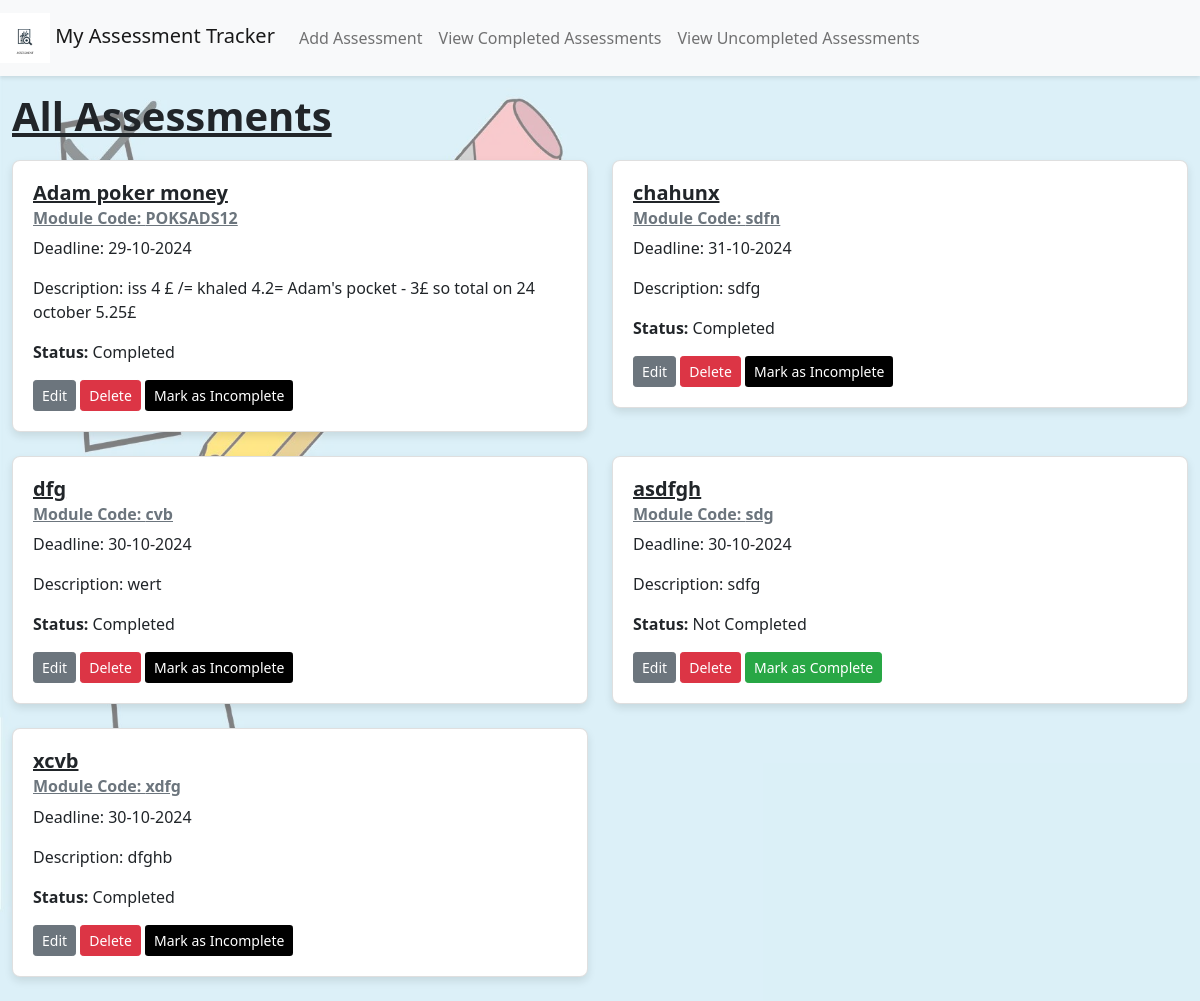
Before: / with the older database file.
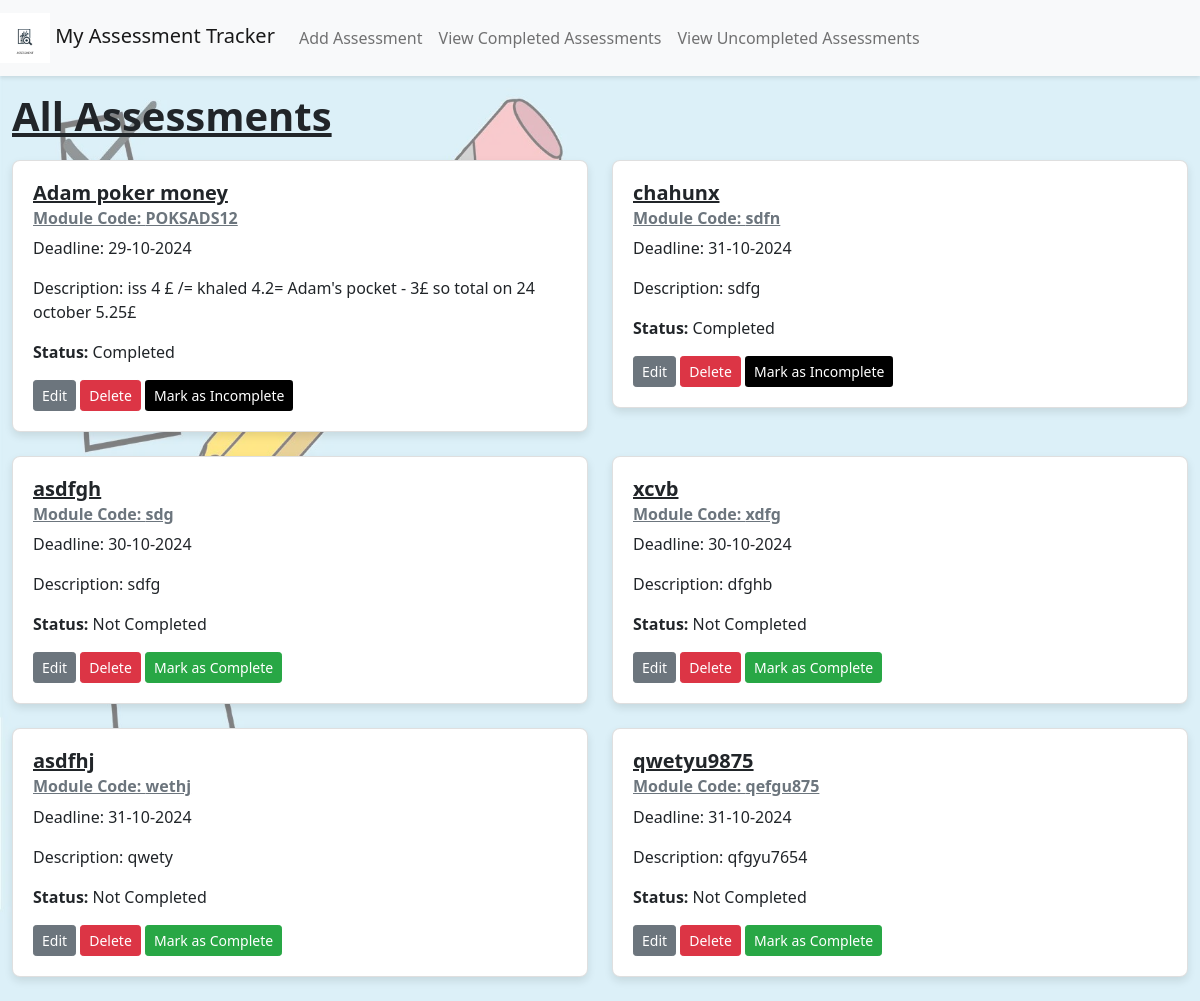
After: the same page with the newer database file.
### app/models.py (models this page shows)
class Assessment(db.Model):
    id = db.Column(db.Integer, primary_key=True)
    title = db.Column(db.String(100), nullable=False)
    module_code = db.Column(db.String(20), nullable=False)
    deadline_date = db.Column(db.DateTime, nullable=False)
    description = db.Column(db.Text, nullable=False)
    is_complete = db.Column(db.Boolean, default=False)

### app/views.py (the view)
@app.route('/')
def index():
    assessments = Assessment.query.all()
    return render_template(
        'index.html',
        title='All Assessments',
        assessments=assessments
    )

### app/templates/index.html (shortened to what this page needs)
<!DOCTYPE html>
<html lang="en">
{% extends "base.html" %}
{% block content %}
  <h1>All Assessments</h1>
  <div class="assessment-list" role="main" aria-labelledby="assessment-list">
    {% if assessments %}
      <div class="row">
        {% for assessment in assessments %}
          <div class="col-md-6 mb-4">
            <div class="card">
              <div class="card-body">
                <h5 class="card-title" id="assessment-title-{{ assessment.id }}">{{ assessment.title }}</h5>
                <h6 class="card-subtitle mb-2 text-muted">Module Code: {{ assessment.module_code }}</h6>
                <p class="card-text">Deadline: {{ assessment.deadline_date.strftime('%d-%m-%Y') }}</p>
                <p class="card-text">Description: {{ assessment.description }}</p>
                <p class="card-text"><strong>Status:</strong> {{ 'Completed' if assessment.is_complete else 'Not Completed' }}</p>
                <a href="{{ url_for('edit_assessment', assessment_id=assessment.id) }}" class="btn btn-secondary btn-sm mr-2" aria-label="Edit {{ assessment.title }}">Edit</a>
                <form action="{{ url_for('delete_assessment', assessment_id=assessment.id) }}" method="post" style="display:inline;">
                  <button type="submit" class="btn btn-danger btn-sm mr-2" aria-label="Delete {{ assessment.title }}">Delete</button>
                </form>
                {% if not assessment.is_complete %}
                  <form action="{{ url_for('mark_complete', assessment_id=assessment.id) }}" method="post" style="display:inline;">
                    <button type="submit" class="btn btn-success btn-sm" aria-label="Mark {{ assessment.title }} as Complete">Mark as Complete</button>
                  </form>
                {% else %}
                <form action="{{ url_for('mark_incomplete', assessment_id=assessment.id) }}?next=index" method="post" style="display:inline;">
                  <button type="submit" class="btn btn-sm" style="background-color: #000000 !important; color: #ffffff;" aria-label="Mark {{ assessment.title }} as Incomplete">Mark as Incomplete</button>
                </form>
                {% endif %}
              </div>
            </div>
          </div>
        {% endfor %}
      </div>
    {% else %}
      <div class="alert alert-info">
        <p>No assessments available at the moment. Sit back and relax!</p>
      </div>
    {% endif %}
  </div>
{% endblock %}

### app/templates/base.html (shortened to what this page needs)
<!DOCTYPE html>
<html lang="en">
  <head>
    <link rel="stylesheet" href="https://cdn.jsdelivr.net/npm/bootstrap@5.1.3/dist/css/bootstrap.min.css">
    <link rel="stylesheet" href="/static/style.css?v=1.0">
  </head>
  <body>
    <div class="background-wrapper">
      <div class="content">
        <nav class="navbar navbar-expand-lg navbar-light bg-light">
          <a class="navbar-brand" href="/">
            <img src="/static/logo.png" alt="Logo" style="width: 50px; height: 50px;">
            My Assessment Tracker
          </a>
          <div class="collapse navbar-collapse" id="navbarSupportedContent">
            <ul class="navbar-nav me-auto">
              <li class="nav-item"><a class="nav-link" href="/add">Add Assessment</a></li>
              <li class="nav-item"><a class="nav-link" href="/view_completed">View Completed Assessments</a></li>
              <li class="nav-item"><a class="nav-link" href="/view_uncompleted">View Uncompleted Assessments</a></li>
            </ul>
          </div>
        </nav>
        <div class="container">
          {% block content %}{% endblock %}
        </div>
      </div>
    </div>
  </body>
</html>

### app/static/style.css (style rules this page uses)
body, html { height: 100%; margin: 0; }
body { background-image: url('../static/background.jpg'); background-color: rgba(240, 248, 255, 0.8); background-size: cover; background-repeat: no-repeat; background-attachment: fixed; position: relative; z-index: -1; }
.background-wrapper { position: absolute; top: 0; left: 0; width: 100%; min-height: 100vh; background-color: rgba(255, 255, 255, 0.5); z-index: 0; }
.container, .navbar, .card { position: relative; z-index: 1; }
.card { box-shadow: 0 4px 8px rgba(0, 0, 0, 0.1); transition: box-shadow 0.3s ease; border-radius: 8px; }
.card-body { padding: 20px; }
.btn { transition: background-color 0.3s, transform 0.3s; }
.btn-danger { background-color: #dc3545; border-color: #dc3545; }
.btn-success { background-color: #28a745; border-color: #28a745; }
.navbar { box-shadow: 0 2px 4px rgba(0, 0, 0, 0.1); }
a { color: #007bff; text-decoration: none; }
.container { max-width: 1200px; margin: 0 auto; }
.assessment-list { margin-top: 20px; }
h1, h2, h3, h4, h5, h6 { font-weight: bold; text-decoration: underline; }

Changed rows visible on the page:
removed Assessment: title "dfg", module_code "cvb", deadline_date "30-10-2024", description "wert", is_complete "Completed"
changed Assessment "xcvb": is_complete "Completed" → "Not Completed"; is_complete "Mark as Incomplete" → "Mark as Complete"
added Assessment: title "asdfhj", module_code "wethj", deadline_date "31-10-2024", description "qwety", is_complete "Not Completed"
added Assessment: title "qwetyu9875", module_code "qefgu875", deadline_date "31-10-2024", description "qfgyu7654", is_complete "Not Completed"
